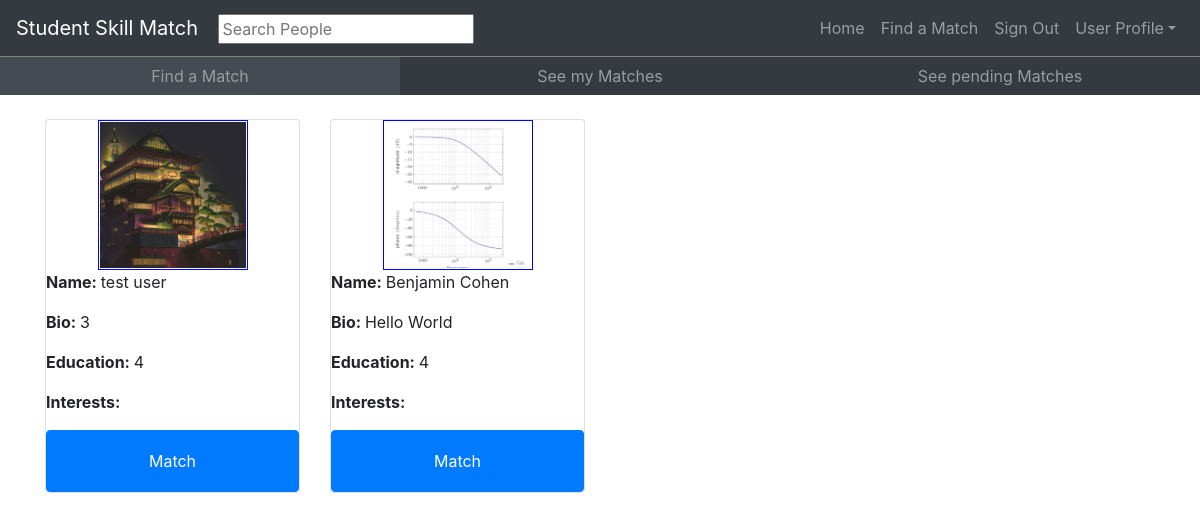
The app's page /match/showprofiles (signed in), older data.
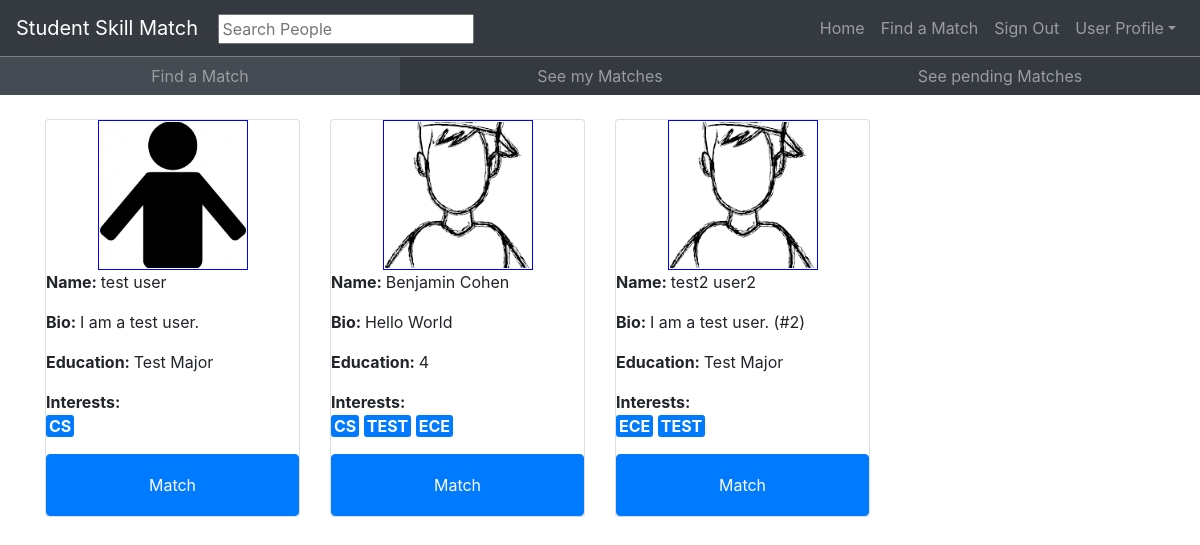
The same page, newer data.
### user_profile/models.py (models this page shows, shortened)
class profile(models.Model):
    profile_pic = models.ImageField(upload_to='profile_pictures')
    profile_background_image = models.ImageField(upload_to='profile_backgrounds')
    profile_bio = models.CharField(max_length=200)
    profile_education = models.CharField(max_length=100)
    profile_interests = models.CharField(max_length=100)
    profile_contact_info = models.CharField(max_length=100)
    profile_user = models.ForeignKey(User, on_delete=models.CASCADE)

class InterestTag(models.Model):
    tag_name = models.CharField(max_length=100)
    tag_active = models.BooleanField(default=True)
    tag_user = models.ForeignKey(User, on_delete=models.CASCADE)

### match_site/views.py (the view)
# urls.py: path('showprofiles', views.ShowPotentialMatchesView, name="Show Potential Match Profiles"),
def ShowPotentialMatchesView(request):
    template_name = ''
    if(request.user.is_authenticated):
        template_name = 'match_site/potential_match_list.html'
    else:
        template_name = 'not_logged_in.html'
        return render(request, template_name, context)
    profile_list=list(profile.objects.exclude(profile_user=request.user))
    match_list=MatchSelection.objects.filter(
            Q(user_one=request.user)|Q(user_two=request.user)
    )
    potential_match_list = []
    for i in range(len(profile_list)):
        if(InterestTag.objects.filter(tag_user=profile_list[i].profile_user).exists()):
            interests = list(InterestTag.objects.filter(tag_user=profile_list[i].profile_user))
        else:
            interests = []
        if(len(list(match_list.filter(user_two=profile_list[i].profile_user)))==0):
            potential_match_list.append([
                    profile_list[i],
                    len(list(match_list.filter(user_one=profile_list[i].profile_user)))!=0,
                    len(list(match_list.filter(user_two=profile_list[i].profile_user)))!=0,
                    interests,
                    CalcMatchLevel(request, request.user, profile_list[i].profile_user)
            ])
    potential_match_list = sorted(potential_match_list, reverse=True, key = lambda x: x[4])
    context={
            "profile_list":potential_match_list
            }
    return render(request, template_name, context)

### match_site/views.py (called while the page is built)
def CalcMatchLevel(request, user, potential_match):
    user_interests = set(x.tag_name for x in InterestTag.objects.filter(tag_user=request.user))
    pm_interests = set(x.tag_name for x in InterestTag.objects.filter(tag_user=potential_match))
    similar = user_interests.intersection(pm_interests)
    if((len(user_interests)+len(pm_interests)-len(similar)) == 0):
        return 0
    similarity_score = float(len(similar)) / (len(user_interests)+len(pm_interests)-len(similar))
    return similarity_score

### match_site/templates/match_site/potential_match_list.html (shortened to what this page needs)
{% extends "base.html" %}
{% load static %}
{% block content %}
<div id="find-match-page">
{% include "match_site/match.html" %}
</div>
<div>
  <div class="container">
    <div class="row">
      {% if not profile_list %}
      <div class="container">
        <h2 style="text-align:center;">
          No new potential matches right now, please check back again later!
        </h2>
      </div>
      {% else %}
        {% for p in profile_list %}
        <div class="col-md-3">
          <div class="card h-100" >
            <img src="{% get_media_prefix %}{{ p.0.profile_pic }}" class="img-circle profilepic" style = "width:150px; height:150px;">
            <p><strong>Name: </strong>{{ p.0.profile_user.get_full_name }} </p>
            <p><strong>Bio: </strong> {{ p.0.profile_bio }} </p>
            <p><strong>Education: </strong> {{ p.0.profile_education }} </p>
            <div style="margin-bottom: auto;"><strong>Interests: </strong>
              <div>
                {% for tag in p.3 %}
                <div class="interest-tag"> {{ tag.tag_name }} </div>
                {% endfor %}
              </div>
            </div>
            {% if p.2 and not p.1 %}
            <div style="background:orange" class="btn matchbutton btn-primary">Match Pending<br/>Unmatch?</div>
            {% elif p.1 and p.2 %}
            <div style="background:green" class="btn matchbutton btn-primary">Matched<br/>Unmatch?</div>
            {% else %}
            <div style="line-height:48px" class="btn matchbutton btn-primary">Match</div>
            {% endif %}
          </div>
        </div>
        {% endfor %}
      {% endif %}
    </div>
  </div>
  {% endblock %}

### templates/base.html (shortened to what this page needs)
<!DOCTYPE html>
{% load static %}
<html lang="en">
  <head>
    <link href="{% static "assets/css/style.css" %}" rel="stylesheet">
    <link href="{% static "assets/css/bootstrap.min.css" %}" rel="stylesheet">
    <nav class="navbar navbar-expand-md bg-dark navbar-dark">
      <div style="display:inline-block;">
        <a style="display:inline-block;" class="navbar-brand" href="/">Student Skill Match</a>
        <div style="display:inline-block;" class="search-container">
          <form action="/search">
            <input type="text" placeholder="Search People" name="search" onkeypress="submit">
          </form>
        </div>
      </div>
      <div class="collapse navbar-collapse justify-content-end" id="collapsibleNavbar">
        <ul class="navbar-nav">
          <li class="nav-item">
            <a class="nav-link" href="/">Home</a>
          </li>
            <li class="nav-item">
              <a class="nav-link" href="/match">Find a Match</a>
            </li>
            <li class="nav-item">
              {% if user.is_authenticated %}
              <a id="google-signin" class="nav-link" href="{% url 'login:signout' %}">Sign Out</a>
              {% else %}
              <a id="google-signin" class="nav-link" href="{% url 'social:begin' 'google-oauth2' %}">Sign In</a>
              {% endif %}
            </li>
            <li class="nav-item dropdown" >
              <a class="nav-link dropdown-toggle" href="#" id="dropdown01" data-toggle="dropdown" aria-haspopup="true" aria-expanded="false">User Profile</a>
            </li>
        </ul>
      </div>
    </nav>
  </head>
  <body>
    {% block content %}
    {% endblock %}
  </body>
</html>

### match_site/templates/match_site/match.html
<div class="container match-menu-bar">
  <div class="row">
    {% if request.path == "/match/showprofiles" %}
    <a href="showprofiles" class="match-menu match-menu-selected col-md-4 btn">Find a Match</a>
    <a href="showmatches" class="match-menu col-md-4 btn">See my Matches</a>
    <a href="showpending" class="match-menu col-md-4 btn">See pending Matches</a>
    {% elif request.path == "/match/showmatches" %}
    <a href="showprofiles" class="match-menu col-md-4 btn">Find a Match</a>
    <a href="showmatches" class="match-menu match-menu-selected col-md-4 btn">See my Matches</a>
    <a href="showpending" class="match-menu col-md-4 btn">See pending Matches</a>
    {% elif request.path == "/match/showpending" %}
    <a href="showprofiles" class="match-menu col-md-4 btn">Find a Match</a>
    <a href="showmatches" class="match-menu col-md-4 btn">See my Matches</a>
    <a href="showpending" class="match-menu match-menu-selected col-md-4 btn">See pending Matches</a>
    {% endif %}
  </div>
</div>
<br/>

### static/assets/css/style.css (style rules this page uses)
.profilepic { width:150px; height:150px; padding:1px; border:1px solid #021a40; border-color:blue; margin-left: auto; margin-right: auto; object-fit: cover; }
.interest-tag { position: relative; display: inline-block; line-height: 1; text-align: center; border-radius: 3px; border-style: solid; white-space: nowrap; background: #007bff; border-color: #007bff; font-weight: bold; color: white; }
.match-menu-bar { border-top: 1px solid gray; width: 100% !important; max-width:100% !important; }
.match-menu { background:#343a40; border-color:#343a40; border-radius:0 !important; color:rgb(154, 157, 160); box-shadow: none !important; }
.match-menu-selected { background:#444b53; }

Row changes from the older to the newer data that the page shows:
changed profile "test user": profile_pic: a different picture; profile_bio "3" → "I am a test user."; profile_education "4" → "Test Major"
added InterestTag: tag_name "CS", shown under profile "test user"
changed profile "Hello World": profile_pic: a different picture
added InterestTag: tag_name "CS", shown under profile "Hello World"
added InterestTag: tag_name "TEST", shown under profile "Hello World"
added InterestTag: tag_name "ECE", shown under profile "Hello World"
added profile: profile_pic (picture), profile_user.last_name "test2 user2", profile_bio "I am a test user. (#2)", profile_education "Test Major"
added InterestTag: tag_name "ECE", shown under "test2 user2"
added InterestTag: tag_name "TEST", shown under "test2 user2"
